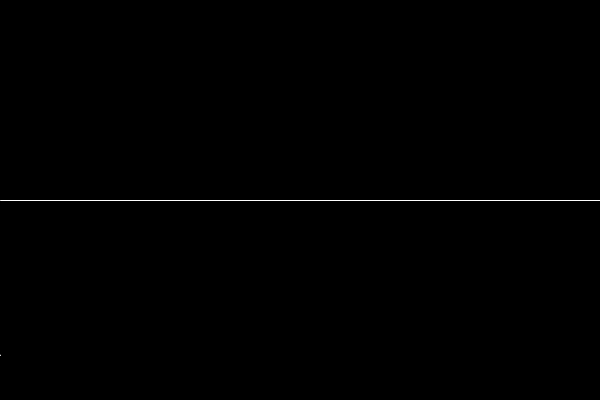
Frame 1 (no input)
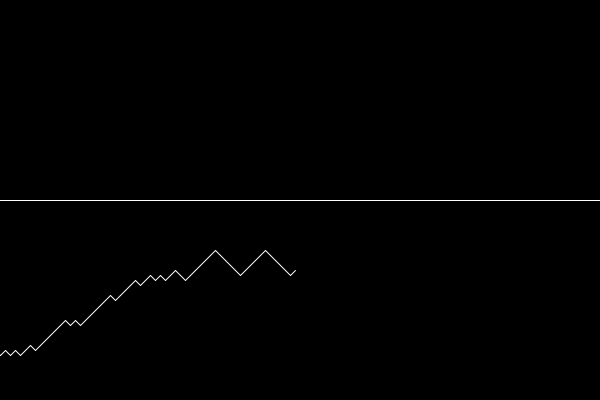
Frame 60 (the mouse pressed at the canvas centre just before this capture)
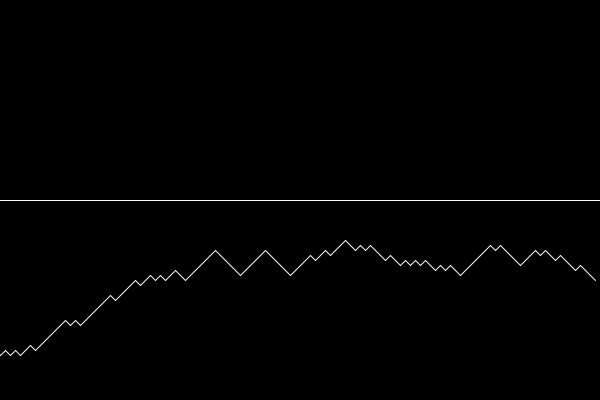
Frame 120 (the mouse held since frame 60 and released just before this capture)

The Processing sketch that drew these frames (run headless with seeded random() and noise(); from frame 60 on, the mouse is pressed at the canvas centre):

// Processing sketch: processing_166910
// ── processing_166910.pde

int t = -5;
int h = 350;
float r;

void setup(){
  size(600, 400);
  background(0);
  smooth();
  frameRate(80);
}

void draw(){
  stroke(255);
  line(0, height/2, width, height/2);
  t = t + 5;
  r = random(300);
  if (r > 150) { h = h + 5;
    stroke(255);
    line(t-5, h-5, t, h);
  } else { h = h - 5;
    stroke(255);
    line(t-5, h+5, t, h);
  }
  noStroke();
  fill(200, 0, 0);
  if (t > width) { background(0);
line(0, height/2, width, height/2);
    t = -5;
  }
  if (h > height) { h = 0;
  }
  if (h < 0) { h = height;
  }
}
